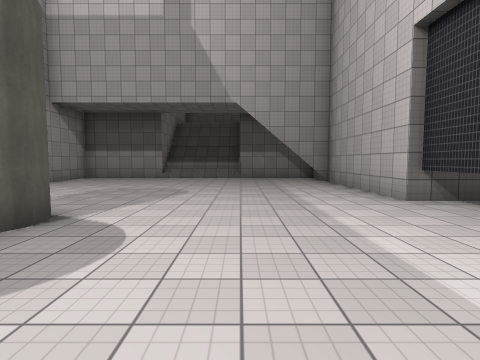
view 1 (above)

13 first-person views from a walk through a Unity game level. The camera is 1.5 m above the floor, tilts 4° down and sees 80° across. The floor is counted in squares, 2 m on a side. Each view is taken from the middle of a square. On the plan, view 1 faces up. The plan holds only what a view shows up to about 10 squares ahead; the rest is blank. The place goes on beyond the plan. The player character is not drawn. Some animated figures are left out. Surface patterns are stand-ins for the level's own textures.

view 2
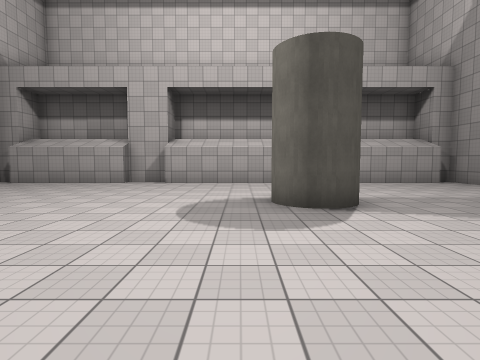

view 3
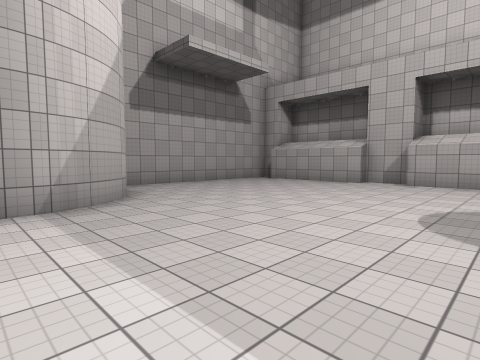

view 4
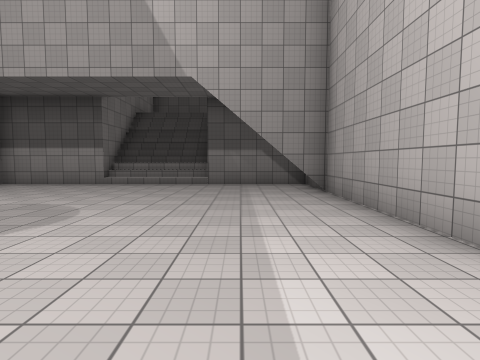

view 5
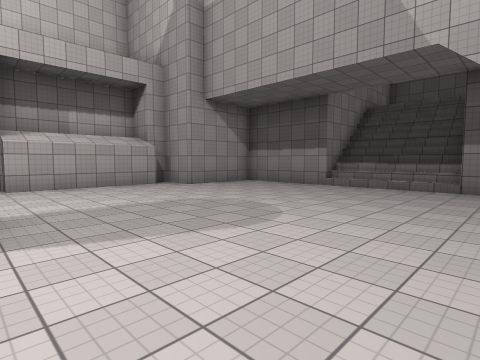

view 6
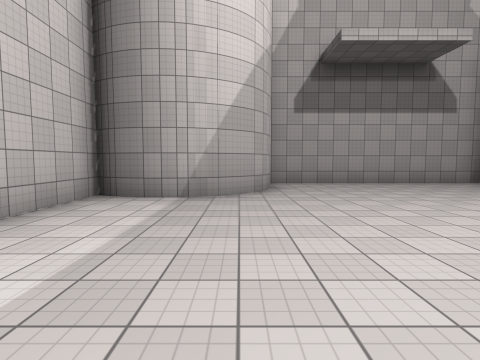

view 7
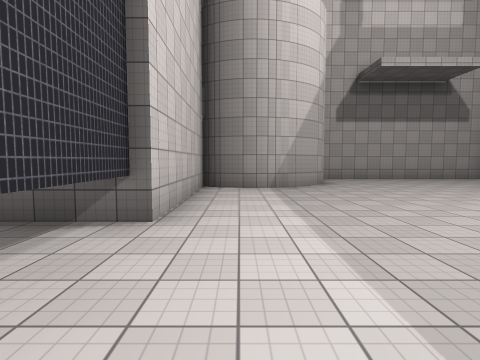

view 8
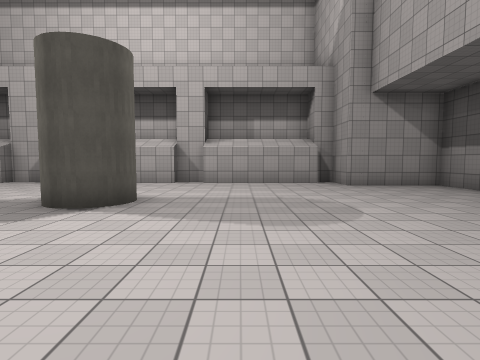

view 9
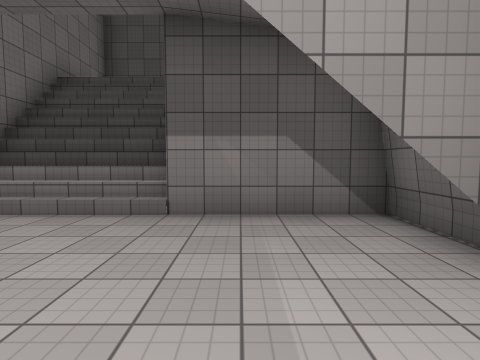

view 10
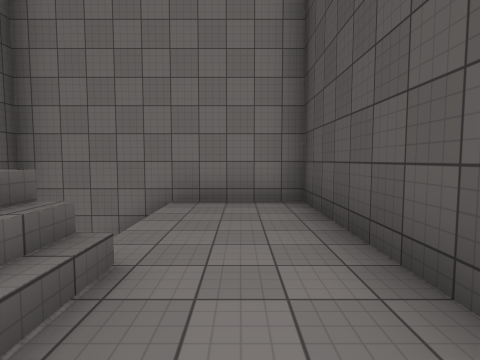

view 11
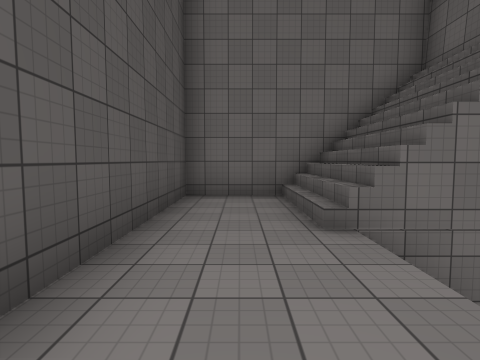

view 12
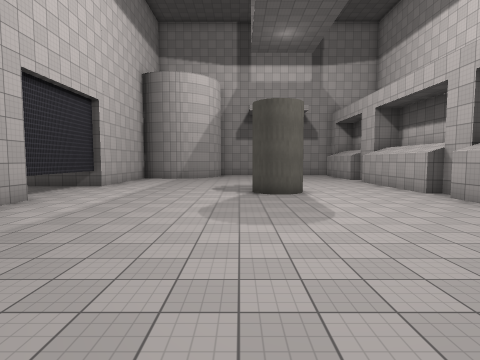

view 13
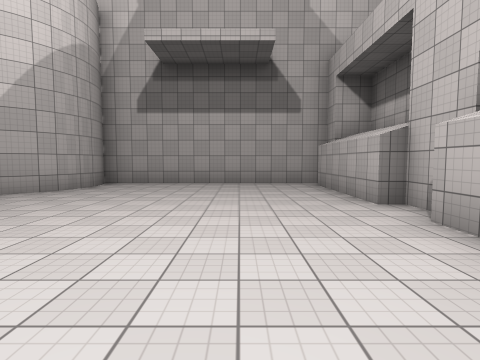

### Floor plan
Key: @ floor where view 1 was taken; # wall or solid block; . main floor; : floor 5.25 m higher than the main floor; / step, stairs or slope; v drop or lower ground.
Columns run from 8 left of view 1 to 4 right of it. Each row starts with its distance up from view 1.
 18     ########
 17     #::::::#
 16     #::::::#
 15     #:::///#
 14     #/// //#
 13     #///v//#
 12  ####///####
 11  #.........#
 10 ##.........#
  9 #..........#
  8 #..........#
  7 #..........#
  6 #..........##
  5 #...........#
  4 #....#......#
  3 #....#......#
  2 #...........#
  1 #..........##
  0 #.......@..#
 -1 #..........#
 -2 #..........#
 -3 #........###
 -4 #.......##
 -5 #.......#
 -6 #.......#
 -7 #########

Positions as (right, up) in squares from view 1, and headings:
1: (0, 0), facing up
2: (2, 2), facing left
3: (2, 2), facing down-left
4: (1, 3), facing up
5: (1, 4), facing up-left
6: (0, 3), facing down
7: (2, 5), facing down
8: (2, 6), facing left
9: (1, 8), facing up
10: (2, 16), facing left
11: (-3, 16), facing right
12: (-2, 12), facing down
13: (-5, 3), facing down
